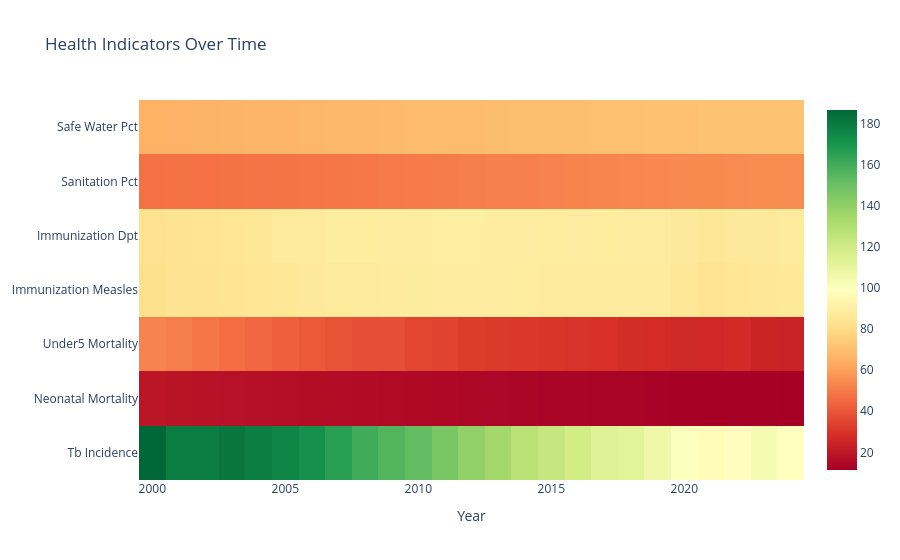

Notebook code for this chart:
### Code cell
import plotly.express as px

trend_data = (
    merged_df.groupby("Year")[
        [
            "Safe Water Pct",
            "Sanitation Pct",
            "Immunization Dpt",
            "Immunization Measles",
            "Under5 Mortality",
            "Neonatal Mortality",
            "Tb Incidence"
        ]
    ]
    .mean()
)

fig = px.imshow(
    trend_data.T,
    aspect="auto",
    color_continuous_scale="RdYlGn",
    title="Health Indicators Over Time"
)

fig.show()

### Figure 1 — Plotly figure (JSON) as saved in the notebook; plotly's stock layout.template omitted (floating-point values rounded to 4 significant figures; data arrays with more than 128 entries replaced by an {"elided": "..."} marker saying what was removed)
{"data": [{"coloraxis": "coloraxis", "hovertemplate": "Year: %{x}<br>y: %{y}<br>color: %{z}<extra></extra>", "name": "0", "type": "heatmap", "x": [2000, 2001, 2002, 2003, 2004, 2005, 2006, 2007, 2008, 2009, 2010, 2011, 2012, 2013, 2014, 2015, 2016, 2017, 2018, 2019, 2020, 2021, 2022, 2023, 2024], "xaxis": "x", "y": ["Safe Water Pct", "Sanitation Pct", "Immunization Dpt", "Immunization Measles", "Under5 Mortality", "Neonatal Mortality", "Tb Incidence"], "yaxis": "y", "z": {"elided": "7x25 float values"}}], "layout": {"coloraxis": {"autocolorscale": false, "colorscale": [[0, "rgb(165,0,38)"], [0.1, "rgb(215,48,39)"], [0.2, "rgb(244,109,67)"], [0.3, "rgb(253,174,97)"], [0.4, "rgb(254,224,139)"], [0.5, "rgb(255,255,191)"], [0.6, "rgb(217,239,139)"], [0.7, "rgb(166,217,106)"], [0.8, "rgb(102,189,99)"], [0.9, "rgb(26,152,80)"], [1, "rgb(0,104,55)"]]}, "title": {"text": "Health Indicators Over Time"}, "xaxis": {"anchor": "y", "domain": [0, 1], "title": {"text": "Year"}}, "yaxis": {"anchor": "x", "autorange": "reversed", "domain": [0, 1]}}}
